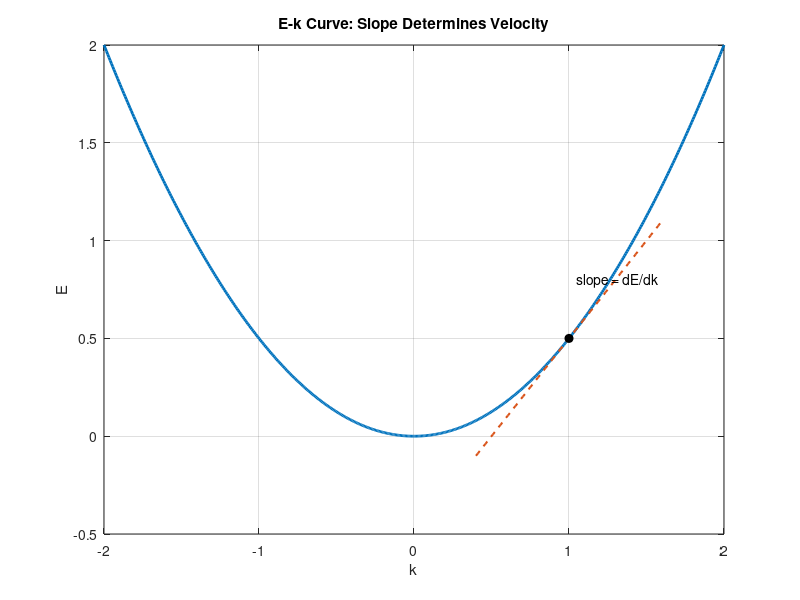

This chart was generated by the following MATLAB code:
%% Slope of an E-k curve
k = linspace(-2,2,500);
E = 0.5*k.^2;

figure('Color','w');
plot(k,E,'LineWidth',2);
grid on; box on;
xlabel('k');
ylabel('E');
title('E-k Curve: Slope Determines Velocity');

hold on;
k0 = 1.0;
E0 = 0.5*k0^2;

% Tangent line at k0
slope = k0;
kt = linspace(0.4,1.6,100);
Et = E0 + slope*(kt-k0);

plot(kt,Et,'--','LineWidth',1.5);
plot(k0,E0,'ko','MarkerFaceColor','k');

text(1.05,E0+0.3,'slope = dE/dk');
hold off;
